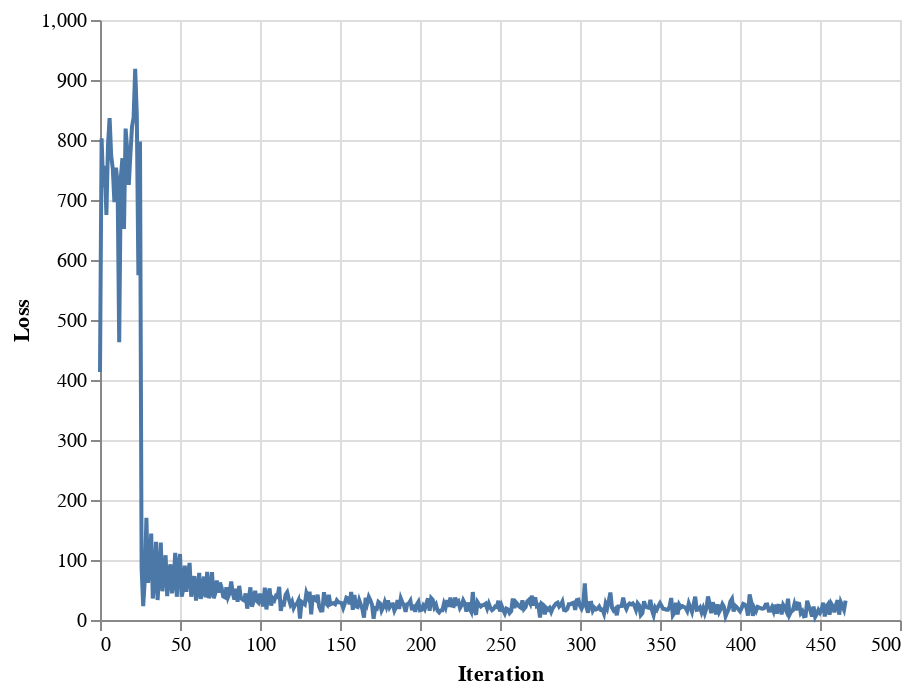

The code cell stored with this chart in its notebook:
### Code cell
alt.Chart(val_score).mark_line().encode(x = alt.X('iteration',
                                                  axis = alt.Axis(title = 'Iteration'),
                                                  scale = alt.Scale(zero= False)),
                                        y = alt.Y('loss_ner',
                                                  axis = alt.Axis(title ='Loss')))

### Figure 1 — Vega-Lite specification as saved in the notebook (floating-point values rounded to 4 significant figures; data arrays with more than 128 entries replaced by an {"elided": "..."} marker saying what was removed)
{"config": {"view": {"continuousWidth": 400, "continuousHeight": 300}}, "data": {"name": "data-cbb2927367e85a31d769e5b3f09376c3"}, "mark": "line", "encoding": {"x": {"type": "quantitative", "axis": {"title": "Iteration"}, "field": "iteration", "scale": {"zero": false}}, "y": {"type": "quantitative", "axis": {"title": "Loss"}, "field": "loss_ner"}}, "$schema": "https://vega.github.io/schema/vega-lite/v4.8.1.json", "datasets": {"data-cbb2927367e85a31d769e5b3f09376c3": {"elided": "467 records"}}}
